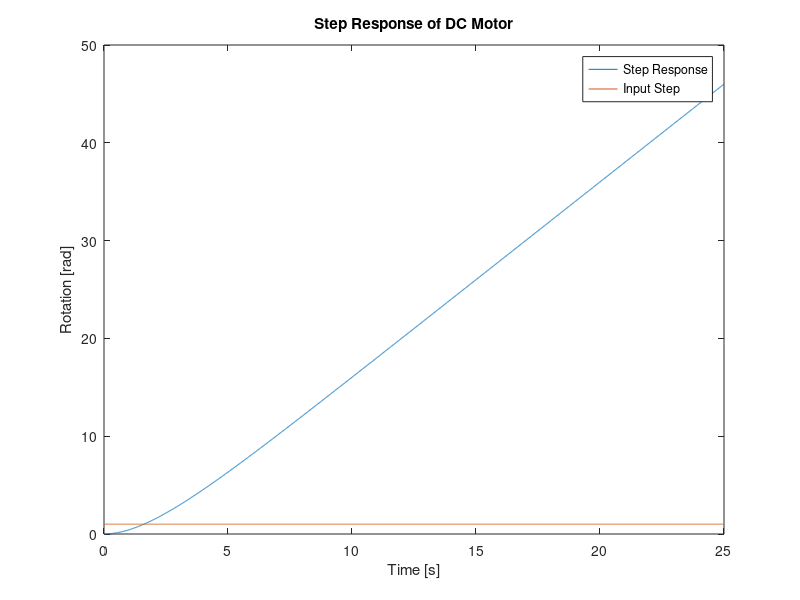
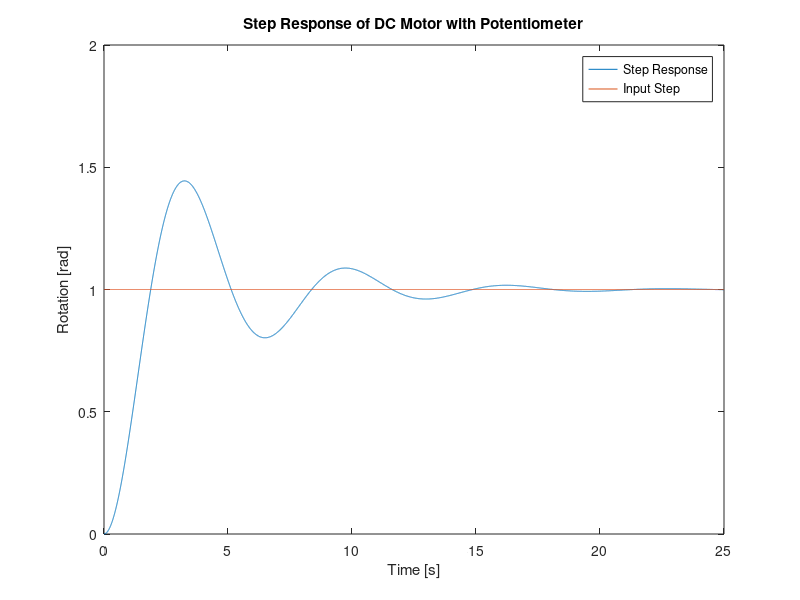
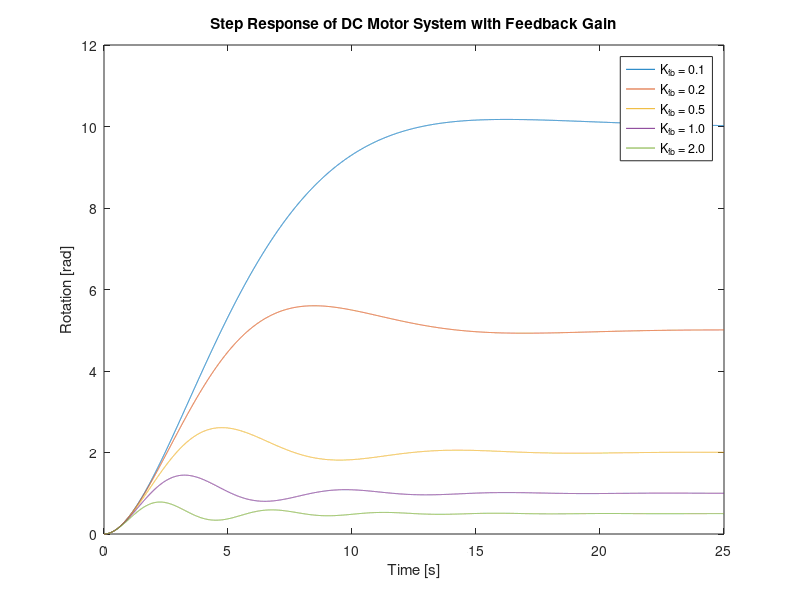
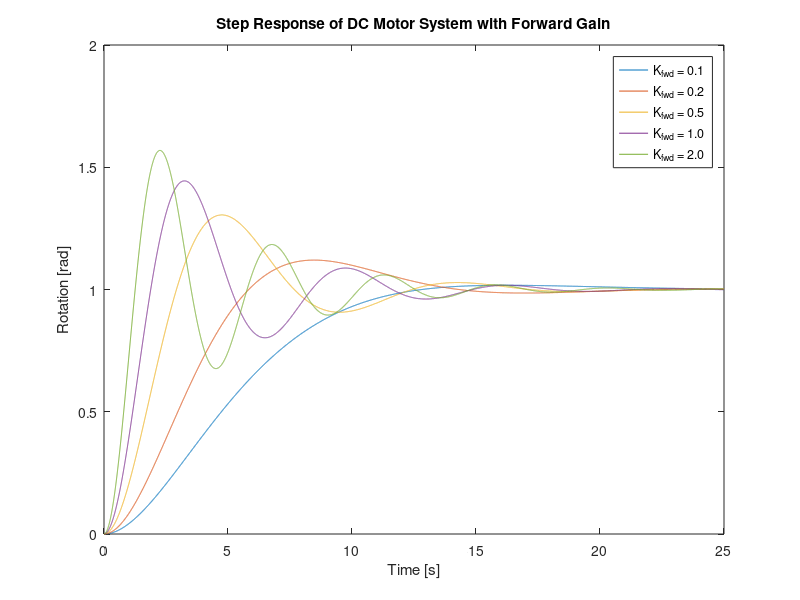

These charts were generated, in order, by the following MATLAB code:
%% EGB242 Assignment 2, Section 2 %%
% This file is a template for your MATLAB solution to Section 2.
%
% Before starting to write code, generate your data with the ??? as
% described in the assignment task.

%% Initialise workspace
clear all; close all;

% Begin writing your MATLAB solution below this line.
%% 2.1

% Plot comparison between the step input and the step response
% g_m(t) = 2(1 - e^-0.5t)

% Variable definitions
T = 25;
samples = 1e4;
fs = samples / T;
ts = 1 / fs;

% Time vector
timeVec = linspace(0, T, samples + 1);
timeVec(end) = [];

% Input step
inputStep = ones(size(timeVec));

% Impulse response
g_m = 2 * (1 - exp(-0.5 * timeVec));

% Step Response from hand working
g_step = -4 + 2 * timeVec + 4 * exp(-0.5 * timeVec);

% Step response plot
figure;
plot(timeVec, g_step);
hold on;
plot(timeVec, inputStep);
title("Step Response of DC Motor");
xlabel("Time [s]");
ylabel("Rotation [rad]"); %TODO: Put proper ylabel
legend("Step Response", "Input Step");
% plot diverges -> inf so motor alone isn't sufficient to control camera

%% 2.2 
% Supervisor's suggestion is justified

%% 2.3

num = 1;
den = [1, 0.5, 1];

F = tf(num, den);

F_step = lsim(F, inputStep, timeVec);
figure;
plot(timeVec, F_step);
hold on;
plot(timeVec, inputStep);
title("Step Response of DC Motor with Potentiometer");
xlabel("Time [s]");
ylabel("Rotation [rad]"); %TODO: Put proper ylabel
legend("Step Response", "Input Step");
% System converges now (under-damped)

%% 2.4

% I think maybe need to wait for week 11 lecture??
% w_n = 1, zeta = 0.25
% Still not appropriate for controlling camera displacement because of
% massive overshoot

%% 2.5
% TF = K_fwd / (s^2 + 0.5s + K_fwd * K_fb)

Kfwd_values = [0.1, 0.2, 0.5, 1, 2];
Kfb_values = [0.1, 0.2, 0.5, 1, 2];

legendEntries_fb = cell(1, length(Kfb_values));

figure;
for i = 1:length(Kfb_values)
    K_fb = Kfb_values(i);
    num2 = 1;
    den2 = [1, 0.5, K_fb];
    F_gain = tf(num2, den2);
    F_gain_step = lsim(F_gain, inputStep, timeVec);
    plot(timeVec, F_gain_step);
    hold on;
    legendEntries_fb{i} = sprintf('K_{fb} = %.1f', K_fb);
end
legend(legendEntries_fb);
hold off;
title("Step Response of DC Motor System with Feedback Gain");
xlabel("Time [s]");
ylabel("Rotation [rad]"); %TODO: Put proper ylabel
legend(legendEntries_fb);

legendEntries_fwd = cell(1, length(Kfwd_values));

figure;
for i = 1:length(Kfwd_values)
    K_fwd = Kfwd_values(i);
    num3 = K_fwd;
    den3 = [1, 0.5, K_fwd];
    F_gain = tf(num3, den3);
    F_gain_step = lsim(F_gain, inputStep, timeVec);
    plot(timeVec, F_gain_step);
    hold on;
    legendEntries_fwd{i} = sprintf('K_{fwd} = %.1f', K_fwd);
end
legend(legendEntries_fwd);
hold off;
title("Step Response of DC Motor System with Forward Gain");
xlabel("Time [s]");
ylabel("Rotation [rad]"); %TODO: Put proper ylabel
legend(legendEntries_fwd);
